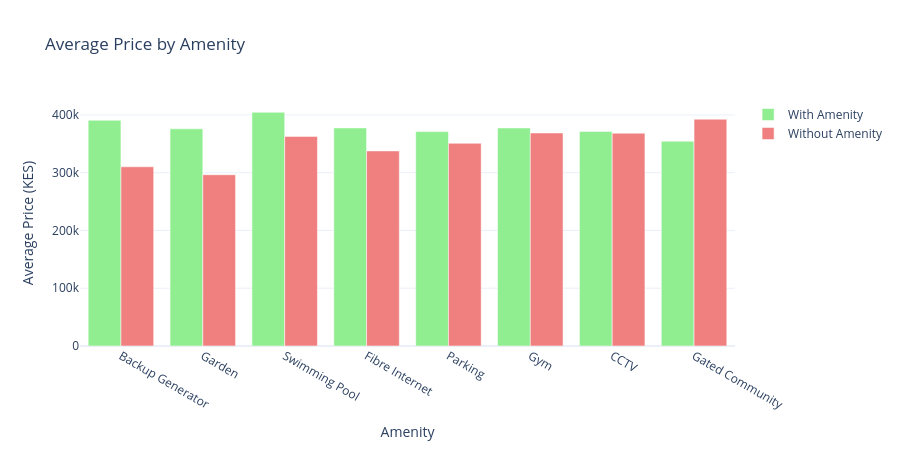

Notebook code cell kept with this figure:
### Markdown cell above
## 5. Dashboard Layout

### Code cell
# Amenities analysis
amenity_cols = ['Has_Parking', 'Has_Swimming_Pool', 'Has_Gym', 'Has_Garden', 
                'Has_CCTV', 'Has_Backup_Generator', 'Has_Fibre_Internet', 'Has_Gated_Community']

amenity_prices = []
for col in amenity_cols:
    avg_with = data[data[col] == 1]['Price (KES)'].mean()
    avg_without = data[data[col] == 0]['Price (KES)'].mean()
    amenity_prices.append({
        'Amenity': col.replace('Has_', '').replace('_', ' '),
        'With Amenity': avg_with,
        'Without Amenity': avg_without,
        'Difference': avg_with - avg_without
    })

amenity_df = pd.DataFrame(amenity_prices).sort_values('Difference', ascending=False)

fig_amenities = go.Figure()

fig_amenities.add_trace(go.Bar(
    name='With Amenity',
    x=amenity_df['Amenity'],
    y=amenity_df['With Amenity'],
    marker_color='lightgreen'
))

fig_amenities.add_trace(go.Bar(
    name='Without Amenity',
    x=amenity_df['Amenity'],
    y=amenity_df['Without Amenity'],
    marker_color='lightcoral'
))

fig_amenities.update_layout(
    title='Average Price by Amenity',
    xaxis_title='Amenity',
    yaxis_title='Average Price (KES)',
    barmode='group',
    template='plotly_white',
    height=450
)

fig_amenities.show()

print("\nAmenity Impact on Price:")
for _, row in amenity_df.head(3).iterrows():
    print(f"{row['Amenity']}: +KES {row['Difference']:,.0f}")

### Figure 1 — Plotly figure (JSON) as saved in the notebook; plotly's stock layout.template omitted (floating-point values rounded to 4 significant figures)
{"data": [{"marker": {"color": "lightgreen"}, "name": "With Amenity", "type": "bar", "x": ["Backup Generator", "Garden", "Swimming Pool", "Fibre Internet", "Parking", "Gym", "CCTV", "Gated Community"], "y": [390800.0, 376100.0, 404600.0, 377600.0, 371200.0, 377500.0, 371500.0, 354600.0]}, {"marker": {"color": "lightcoral"}, "name": "Without Amenity", "type": "bar", "x": ["Backup Generator", "Garden", "Swimming Pool", "Fibre Internet", "Parking", "Gym", "CCTV", "Gated Community"], "y": [310300.0, 296500.0, 362900.0, 337800.0, 351000.0, 368900.0, 368500.0, 392700.0]}], "layout": {"barmode": "group", "height": 450, "title": {"text": "Average Price by Amenity"}, "xaxis": {"title": {"text": "Amenity"}}, "yaxis": {"title": {"text": "Average Price (KES)"}}}}
